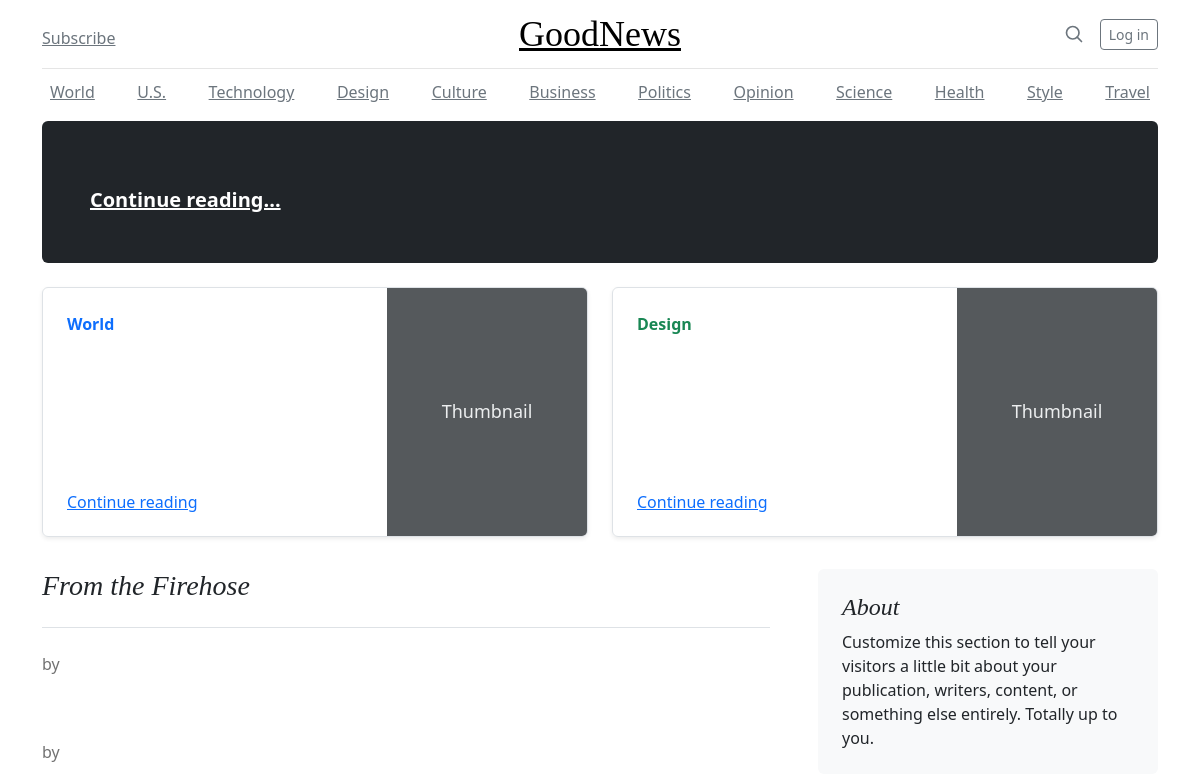
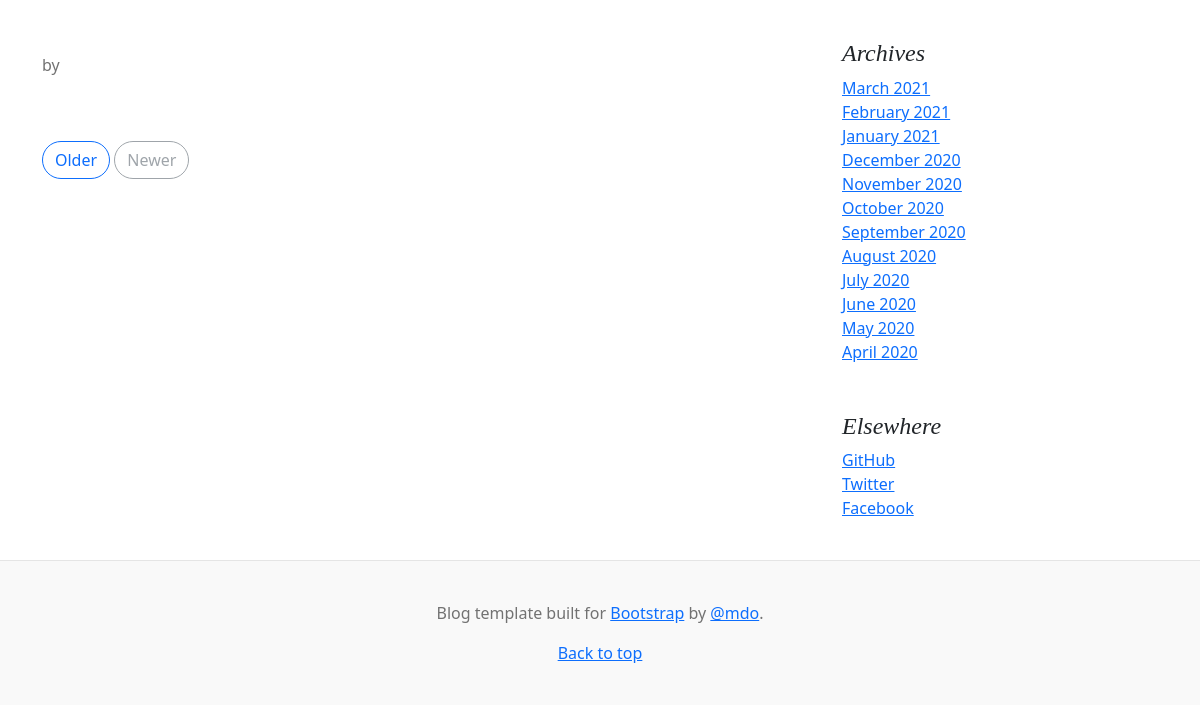
The app's page /, older data (2 pictures, top to bottom).
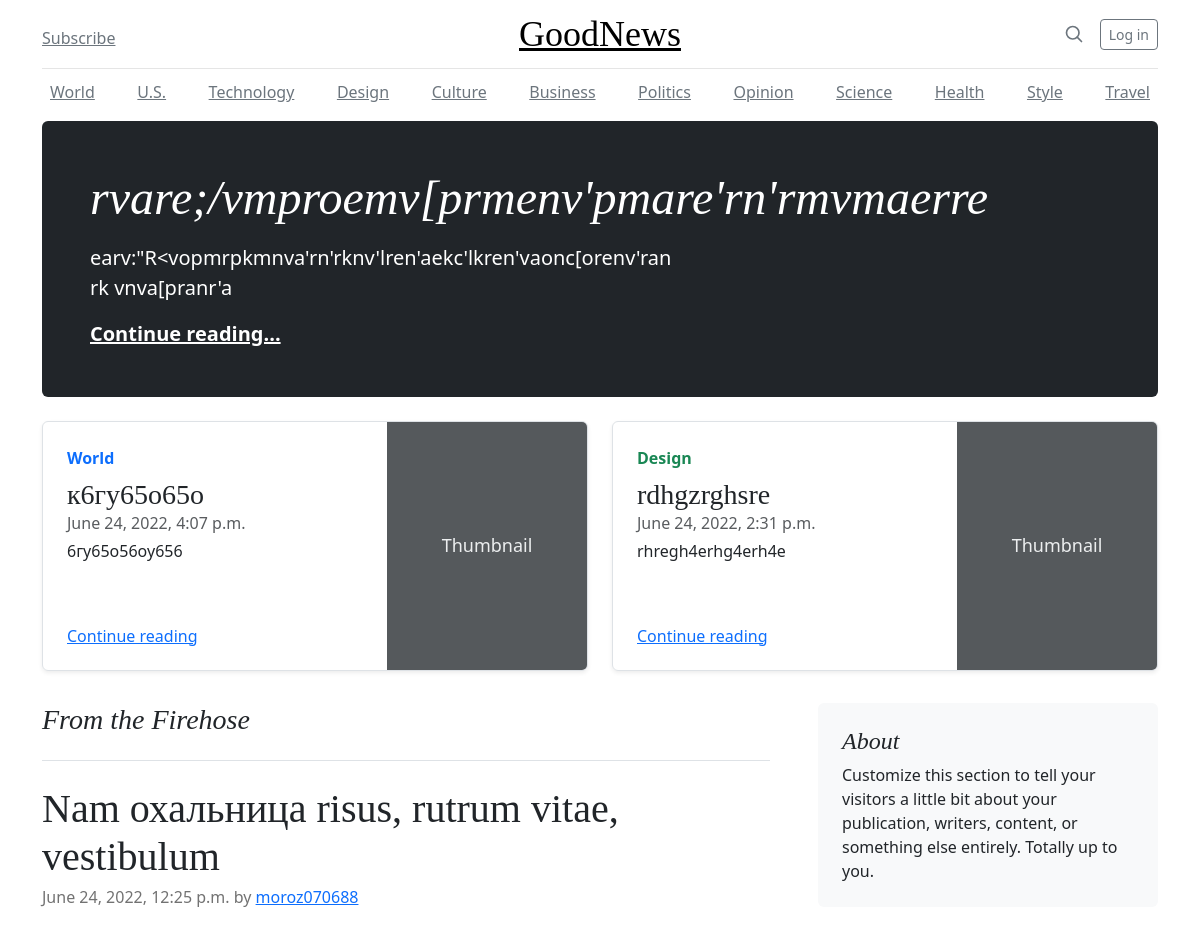
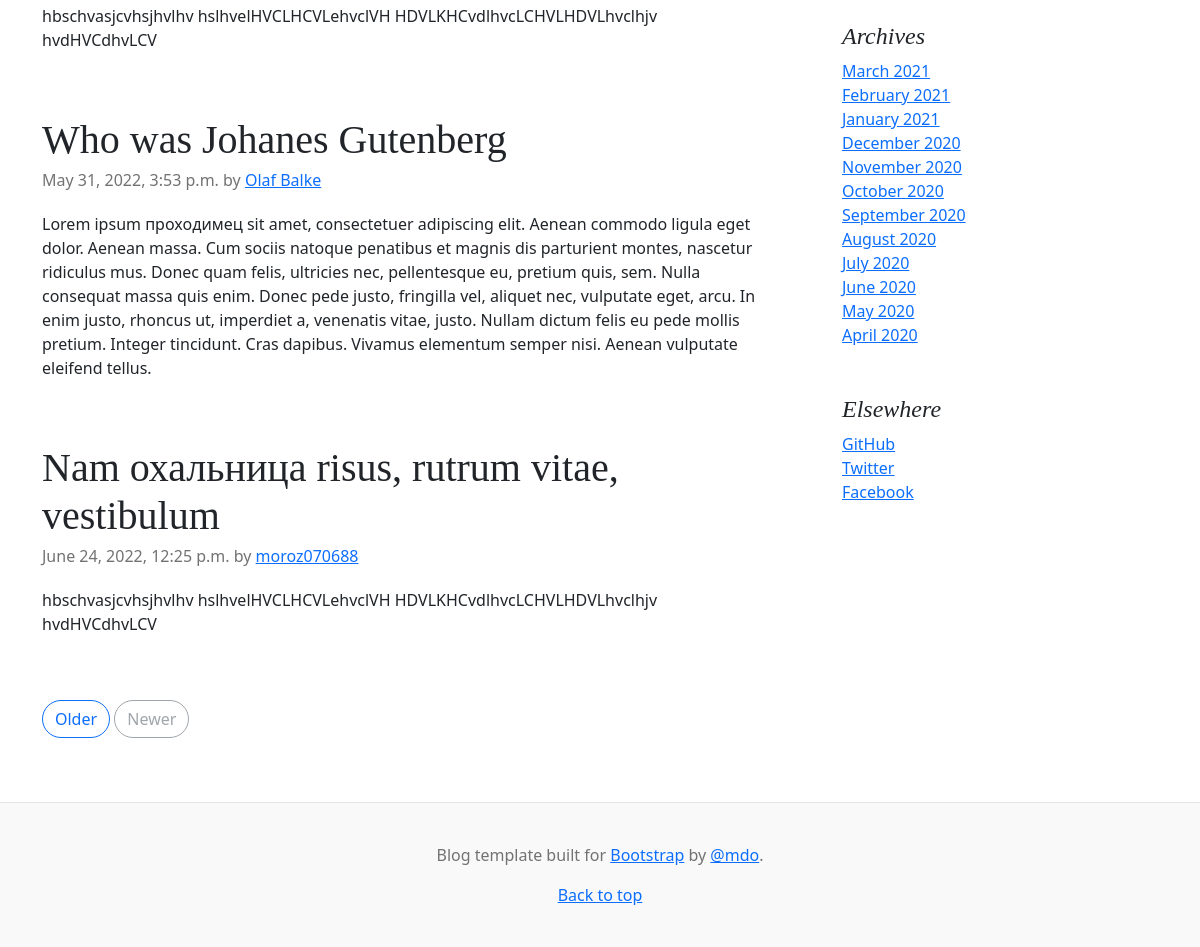
The same page, newer data (2 pictures, top to bottom).
### news/models.py (models this page shows, shortened)
class Post(models.Model):
    author = models.ForeignKey(Author, on_delete=models.CASCADE)
    post_type = models.CharField(max_length=3, choices=[('ART', 'Article'), ('NEW', 'News')], default='A')
    creation_date = models.DateTimeField(auto_now_add=True)
    categories = models.ManyToManyField(Category, through='PostCategory', related_name="post_categories")
    post_title = models.CharField(max_length=255)
    post_text = models.TextField()
    post_rating = models.IntegerField(default=0)

class Author(models.Model):
    user = models.OneToOneField(User, on_delete=models.CASCADE)
    user_rating = models.IntegerField(default=0)

### news/views.py (the view)
# urls.py: path('', MainView.as_view(), name='main'),
class MainView(TemplateView):
    template_name = 'main.html'
    def get_context_data(self, **kwargs):
        context = super().get_context_data(**kwargs)
        user = self.request.user
        main_rand_post = Post.objects.order_by('?').first()
        context['main_random_post'] = main_rand_post
        secondary_post1 = Post.objects.order_by('?').first()
        secondary_post2 = Post.objects.order_by('?').first()
        context['secondary_post1'] = secondary_post1
        context['secondary_post2'] = secondary_post2
        rand_author1 = Author.objects.order_by('?').first()
        rand_author2 = Author.objects.order_by('?').first()
        rand_author3 = Author.objects.order_by('?').first()
        context['rand_author1'] = rand_author1
        context['rand_author2'] = rand_author2
        context['rand_author3'] = rand_author3
        latest_post1 = Post.objects.filter(author=rand_author1).order_by('creation_date').first()
        latest_post2 = Post.objects.filter(author=rand_author2).order_by('creation_date').first()
        latest_post3 = Post.objects.filter(author=rand_author3).order_by('creation_date').first()
        context['latest_post1'] = latest_post1
        context['latest_post2'] = latest_post2
        context['latest_post3'] = latest_post3
        return context

### templates/main.html (shortened to what the changed rows need)
{% extends 'flatpages/default.html' %}
{% block content %}
<main class="container">
  <div class="p-4 p-md-5 mb-4 rounded text-bg-dark">
    <div class="col-md-6 px-0">
      <h1 class="display-4 fst-italic">{{ main_random_post.post_title }}</h1>
      <p class="lead my-3">{{ main_random_post.post_text }}</p>
      <p class="lead mb-0"><a href="{% url 'post_detail' main_random_post.id %}" class="text-white fw-bold">Continue reading...</a></p>
    </div>
  </div>
  <div class="row mb-2">
    <div class="col-md-6">
      <div class="row g-0 border rounded overflow-hidden flex-md-row mb-4 shadow-sm h-md-250 position-relative">
        <div class="col p-4 d-flex flex-column position-static">
          <strong class="d-inline-block mb-2 text-primary">World</strong>
          <h3 class="mb-0">{{secondary_post1.post_title}}</h3>
          <div class="mb-1 text-body-secondary">{{secondary_post1.creation_date}}</div>
          <p class="card-text mb-auto">{{secondary_post1.post_text | truncatewords:20}}</p>
          <a href="{% url 'post_detail' secondary_post1.id %}" class="stretched-link">Continue reading</a>
        </div>
        <div class="col-auto d-none d-lg-block">
          <svg class="bd-placeholder-img" width="200" height="250" xmlns="http://www.w3.org/2000/svg" role="img" aria-label="Placeholder: Thumbnail" preserveAspectRatio="xMidYMid slice" focusable="false"><title>Placeholder</title><rect width="100%" height="100%" fill="#55595c"/><text x="50%" y="50%" fill="#eceeef" dy=".3em">Thumbnail</text></svg>
        </div>
      </div>
    </div>
    <div class="col-md-6">
      <div class="row g-0 border rounded overflow-hidden flex-md-row mb-4 shadow-sm h-md-250 position-relative">
        <div class="col p-4 d-flex flex-column position-static">
          <strong class="d-inline-block mb-2 text-success">Design</strong>
          <h3 class="mb-0">{{secondary_post2.post_title}}</h3>
          <div class="mb-1 text-body-secondary">{{secondary_post2.creation_date}}</div>
          <p class="mb-auto">{{secondary_post2.post_text | truncatewords:20}}</p>
          <a href="{% url 'post_detail' secondary_post2.id %}" class="stretched-link">Continue reading</a>
        </div>
        <div class="col-auto d-none d-lg-block">
          <svg class="bd-placeholder-img" width="200" height="250" xmlns="http://www.w3.org/2000/svg" role="img" aria-label="Placeholder: Thumbnail" preserveAspectRatio="xMidYMid slice" focusable="false"><title>Placeholder</title><rect width="100%" height="100%" fill="#55595c"/><text x="50%" y="50%" fill="#eceeef" dy=".3em">Thumbnail</text></svg>
        </div>
      </div>
    </div>
  </div>
  <div class="row g-5">
    <div class="col-md-8">
      <article class="blog-post">
        <h2 class="blog-post-title mb-1">{{latest_post1.post_title | truncatewords:20}}</h2>
        <p class="blog-post-meta">{{latest_post1.creation_date}} by <a href="#">{{rand_author1.user.username}}</a></p>
        <p>{{latest_post1.post_text}}</p>
      </article>
      <article class="blog-post">
        <h2 class="blog-post-title mb-1">{{latest_post2.post_title | truncatewords:20}}</h2>
        <p class="blog-post-meta">{{latest_post2.creation_date}} by <a href="#">{{rand_author2.user.username}}</a></p>
        <p>{{latest_post2.post_text}}</p>
      </article>
      <article class="blog-post">
        <h2 class="blog-post-title mb-1">{{latest_post3.post_title | truncatewords:20}}</h2>
        <p class="blog-post-meta">{{latest_post3.creation_date}} by <a href="#">{{rand_author3.user.username}}</a></p>
        <p>{{latest_post3.post_text}}</p>
      </article>
    </div>
  </div>
</main>
{% endblock content %}

Row changes from the older to the newer data that the page shows:
added Post: post_title "rvare;/vmproemv[prmenv'pmare'rn'rmvmaerre", post_text "earv:\"R<vopmrpkmnva'rn'rknv'lren'aekc'lkren'vaonc[orenv'ran rk vnva[pranr'a"
added Post: post_title "к6гу65о65о", creation_date "June 24, 2022, 4:07 p.m.", post_text "6гу65о56оу656"
added Post: post_title "rdhgzrghsre", creation_date "June 24, 2022, 2:31 p.m.", post_text "rhregh4erhg4erh4e"
added Post: post_title "Nam охальница risus, rutrum vitae, vestibulum", creation_date "June 24, 2022, 12:25 p.m.", post_text "hbschvasjcvhsjhvlhv hslhvelHVCLHCVLehvclVH HDVLKHCvdlhvcLCHVLHDVLhvclhjv hvdHVCdhvLCV"
added Author: user.username "moroz070688"
added Post: post_title "Who was Johanes Gutenberg", creation_date "May 31, 2022, 3:53 p.m.", post_text "Lorem ipsum проходимец sit amet, consectetuer adipiscing elit. Aenean commodo ligula eget dolor. Aenean massa. Cum sociis natoque penatibus et magnis dis parturient montes, nascetur ridiculus mus. Donec quam felis, ultricies nec, pellentesque eu, pretium quis, sem. Nulla consequat massa quis enim. Donec pede justo, fringilla vel, aliquet nec, vulputate eget, arcu. In enim justo, rhoncus ut, imperdiet a, venenatis vitae, justo. Nullam dictum felis eu pede mollis pretium. Integer tincidunt. Cras dapibus. Vivamus elementum semper nisi. Aenean vulputate eleifend tellus."
added Author: user.username "Olaf Balke"
